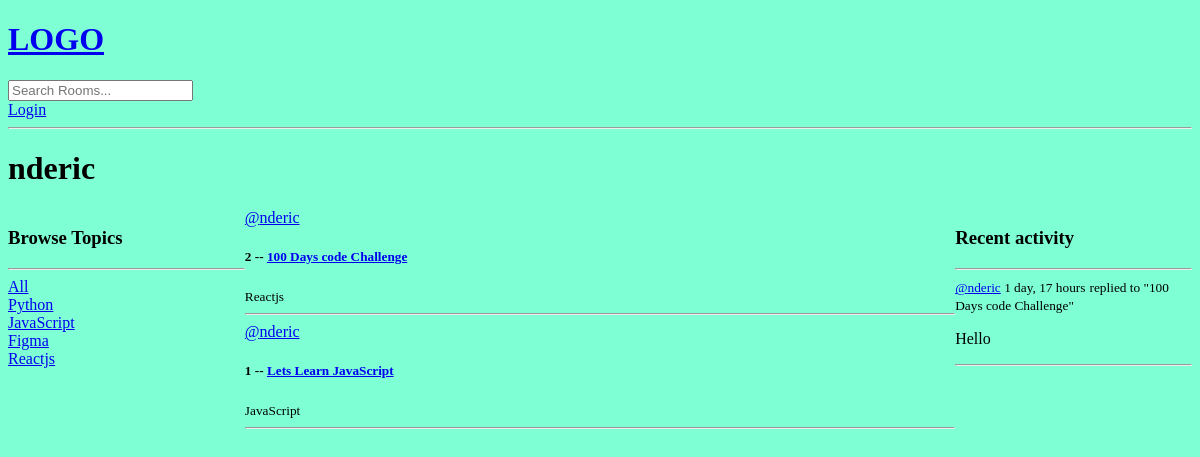
Page /profile/1/ on the earlier database version.
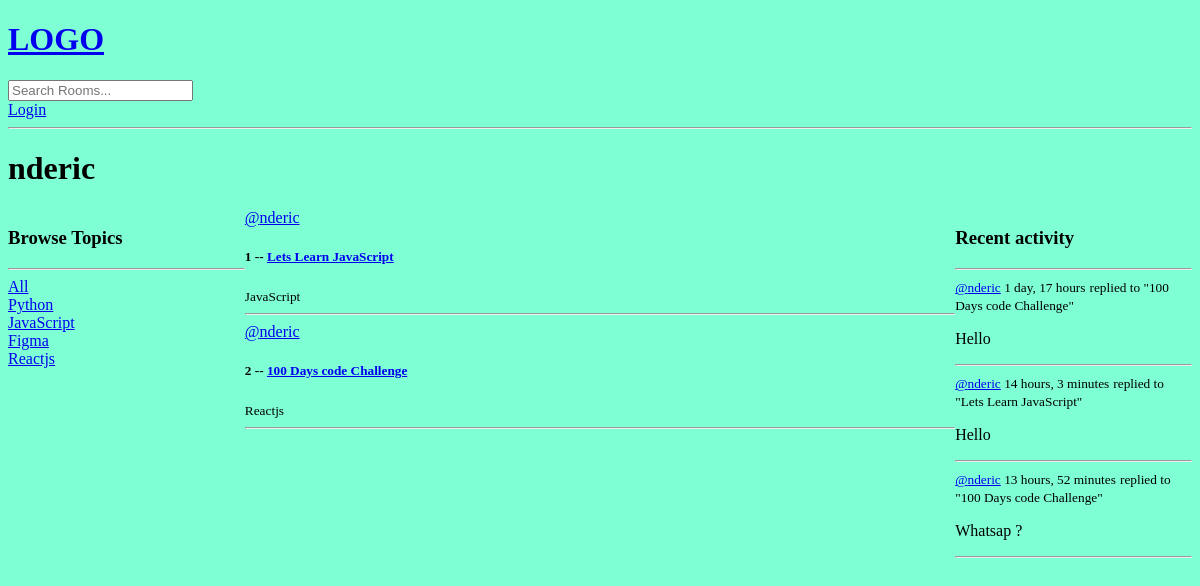
Same page on the later database version.
### base/models.py (models this page shows, shortened)
class Topic(models.Model):
    name = models.CharField(max_length=200)

class Room(models.Model):
    host = models.ForeignKey(User, on_delete=models.SET_NULL, null=True)
    topic = models.ForeignKey(Topic, on_delete=models.SET_NULL, null=True)
    name = models.CharField(max_length=200)
    description = models.TextField(null=True, blank=True)
    participants = models.ManyToManyField(
        User, related_name='participants', blank=True)
    updated = models.DateTimeField(auto_now=True)
    created = models.DateTimeField(auto_now_add=True)
    class Meta:
        ordering = ['-updated', '-created']
    def __str__(self):
        return self.name

class Message(models.Model):
    user = models.ForeignKey(User, on_delete=models.CASCADE)
    room = models.ForeignKey(Room, on_delete=models.CASCADE)
    body = models.TextField()
    updated = models.DateTimeField(auto_now=True)
    created = models.DateTimeField(auto_now_add=True)
    def __str__(self):
        return self.body[0:50]

### base/views.py (the view)
# urls.py: path('profile/<str:id>/', views.userProfile, name="user-profile"),
def userProfile(request, id):
    user = User.objects.get(id=id)
    rooms = user.room_set.all()
    room_messages = user.message_set.all()
    topics = Topic.objects.all()
    context = {'user': user, 'rooms': rooms,
               'room_messages': room_messages, 'topics': topics}
    return render(request, 'base/profile.html', context)

### base/templates/base/profile.html (shortened to what this page needs)
{% extends 'main.html' %} {% block content %}
<h1>{{user.username}}</h1>
<div class="profile-container">
  <div>{% include 'base/topics_component.html' %}</div>
  <div>{% include 'base/feeds_component.html' %}</div>
  <div>{% include 'base/activity_component.html' %}</div>
</div>
{% endblock content %}

### templates/main.html (shortened to what this page needs)
<!DOCTYPE html>
{% load static %}
<html lang="en">
  <head>
    <link
      rel="stylesheet"
      type="text/css"
      media="screen"
      href="{% static 'styles/main.css' %}"
    />
  </head>
  <body>
    {% include 'nav.html' %}  {% block content%} {% endblock %}
  </body>
</html>

### templates/nav.html (shortened to what this page needs)
<a href="/">
  <h1>LOGO</h1>
</a>
<form method="GET" action="{% url 'home' %}">
  <input type="text" name="q" placeholder="Search Rooms..." />
</form>
{% if request.user.is_authenticated %}
<a href="{% url 'logout' %}">Logout</a>
{% else %}
<a href="{% url 'login' %}">Login</a>
{% endif %}
<hr />

### base/templates/base/topics_component.html
<h3>Browse Topics</h3>
<hr />
<div>
  <a href="{% url 'home' %}">All</a>
</div>
{% for topic in topics %}
<div>
  <a href="{% url 'home' %}?q={{topic.name}}">{{ topic.name }}</a>
</div>
{% endfor %}

### base/templates/base/feeds_component.html (shortened to what this page needs)
<div>
  {% for room in rooms %}
  <div>
    <a href="{% url 'user-profile' room.host.id %}"
      >@{{ room.host.username }}</a
    >
    <h5>
      {{room.id}} -- <a href="{% url 'room' room.id %}">{{ room.name }}</a>
    </h5>
    <small>{{ room.topic.name }}</small>
    <hr />
  </div>
  {% endfor %}
</div>

### base/templates/base/activity_component.html (shortened to what this page needs)
<h3>Recent activity</h3>
<hr />
{% for message in room_messages %}
<div>
  <small
    ><a href="{% url 'user-profile' message.user.id %}"
      >@{{message.user.username}}</a
    >
    {{message.created|timesince}}</small
  >
  <small>replied to "{{message.room}}"</small>
  <p>{{message}}</p>
  <hr />
</div>
{% endfor %}

### static/styles/main.css (style rules this page uses)
body { background-color: aquamarine; }

### base/templates/base/profile.html (style rules this page uses)
.profile-container { display: grid; grid-template-columns: 1fr 3fr 1fr; }

Differences in the rows shown:
changed Room "Lets Learn JavaScript": moves up the list
added Message: user.username "nderic", created "14 hours, 3 minutes", room "Lets Learn JavaScript", body "Hello"
added Message: user.username "nderic", created "13 hours, 52 minutes", room "100 Days code Challenge", body "Whatsap ?"
